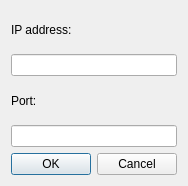
<?xml version="1.0" encoding="UTF-8"?>
<ui version="4.0">
 <class>OpenRGBNanoleafNewDeviceDialogUi</class>
 <widget class="QDialog" name="OpenRGBNanoleafNewDeviceDialogUi">
  <property name="geometry">
   <rect>
    <x>0</x>
    <y>0</y>
    <width>184</width>
    <height>186</height>
   </rect>
  </property>
  <property name="sizePolicy">
   <sizepolicy hsizetype="Maximum" vsizetype="Maximum">
    <horstretch>0</horstretch>
    <verstretch>0</verstretch>
   </sizepolicy>
  </property>
  <property name="windowTitle">
   <string>New Nanoleaf device</string>
  </property>
  <layout class="QVBoxLayout" name="verticalLayout">
   <item>
    <widget class="QLabel" name="deviceIPLabel">
     <property name="text">
      <string>IP address:</string>
     </property>
    </widget>
   </item>
   <item>
    <widget class="QLineEdit" name="deviceIPEdit"/>
   </item>
   <item>
    <widget class="QLabel" name="devicePortLabel">
     <property name="text">
      <string>Port:</string>
     </property>
    </widget>
   </item>
   <item>
    <widget class="QLineEdit" name="devicePortEdit"/>
   </item>
   <item>
    <widget class="QDialogButtonBox" name="buttonBox">
     <property name="orientation">
      <enum>Qt::Horizontal</enum>
     </property>
     <property name="standardButtons">
      <set>QDialogButtonBox::Cancel|QDialogButtonBox::Ok</set>
     </property>
    </widget>
   </item>
  </layout>
 </widget>
 <resources/>
 <connections>
  <connection>
   <sender>buttonBox</sender>
   <signal>accepted()</signal>
   <receiver>OpenRGBNanoleafNewDeviceDialogUi</receiver>
   <slot>accept()</slot>
   <hints>
    <hint type="sourcelabel">
     <x>248</x>
     <y>254</y>
    </hint>
    <hint type="destinationlabel">
     <x>157</x>
     <y>274</y>
    </hint>
   </hints>
  </connection>
  <connection>
   <sender>buttonBox</sender>
   <signal>rejected()</signal>
   <receiver>OpenRGBNanoleafNewDeviceDialogUi</receiver>
   <slot>reject()</slot>
   <hints>
    <hint type="sourcelabel">
     <x>316</x>
     <y>260</y>
    </hint>
    <hint type="destinationlabel">
     <x>286</x>
     <y>274</y>
    </hint>
   </hints>
  </connection>
 </connections>
</ui>
